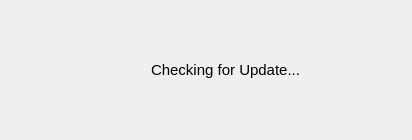
<?xml version="1.0" encoding="UTF-8"?>
<ui version="4.0">
 <class>AppImageUpdaterDialog</class>
 <widget class="QDialog" name="AppImageUpdaterDialog">
  <property name="windowModality">
   <enum>Qt::ApplicationModal</enum>
  </property>
  <property name="geometry">
   <rect>
    <x>0</x>
    <y>0</y>
    <width>412</width>
    <height>126</height>
   </rect>
  </property>
  <property name="windowTitle">
   <string>Updating</string>
  </property>
  <layout class="QGridLayout" name="gridLayout">
   <item row="0" column="0">
    <widget class="QStackedWidget" name="mainStack">
     <property name="currentIndex">
      <number>0</number>
     </property>
     <widget class="QWidget" name="checkForUpdate">
      <layout class="QGridLayout" name="gridLayout_3">
       <item row="0" column="0">
        <layout class="QGridLayout" name="checkForUpdateLayout">
         <item row="0" column="0">
          <widget class="QLabel" name="softwareIcon">
           <property name="minimumSize">
            <size>
             <width>100</width>
             <height>100</height>
            </size>
           </property>
           <property name="maximumSize">
            <size>
             <width>125</width>
             <height>125</height>
            </size>
           </property>
           <property name="text">
            <string/>
           </property>
           <property name="scaledContents">
            <bool>true</bool>
           </property>
          </widget>
         </item>
         <item row="0" column="1">
          <widget class="QLabel" name="checkForUpdateStatusLbl">
           <property name="font">
            <font>
             <pointsize>11</pointsize>
            </font>
           </property>
           <property name="text">
            <string>Checking for Update...</string>
           </property>
          </widget>
         </item>
        </layout>
       </item>
      </layout>
     </widget>
     <widget class="QWidget" name="updating">
      <layout class="QGridLayout" name="gridLayout_4">
       <item row="0" column="0">
        <layout class="QGridLayout" name="updatingLayout">
         <item row="0" column="0" rowspan="3">
          <widget class="QLabel" name="softwareIconOnUpdating">
           <property name="minimumSize">
            <size>
             <width>100</width>
             <height>100</height>
            </size>
           </property>
           <property name="maximumSize">
            <size>
             <width>125</width>
             <height>125</height>
            </size>
           </property>
           <property name="text">
            <string/>
           </property>
           <property name="scaledContents">
            <bool>true</bool>
           </property>
          </widget>
         </item>
         <item row="0" column="1">
          <widget class="QProgressBar" name="progressBar">
           <property name="value">
            <number>0</number>
           </property>
          </widget>
         </item>
         <item row="1" column="1">
          <widget class="QLabel" name="updateSpeedLbl">
           <property name="text">
            <string/>
           </property>
          </widget>
         </item>
         <item row="2" column="1">
          <widget class="QPushButton" name="updateCancelBtn">
           <property name="text">
            <string>Cancel</string>
           </property>
          </widget>
         </item>
        </layout>
       </item>
      </layout>
     </widget>
    </widget>
   </item>
  </layout>
 </widget>
 <resources/>
 <connections/>
</ui>
